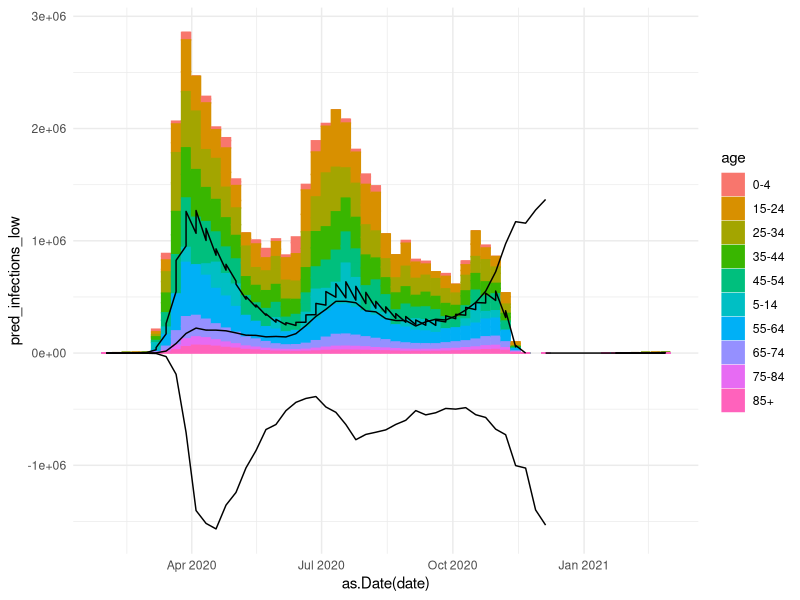
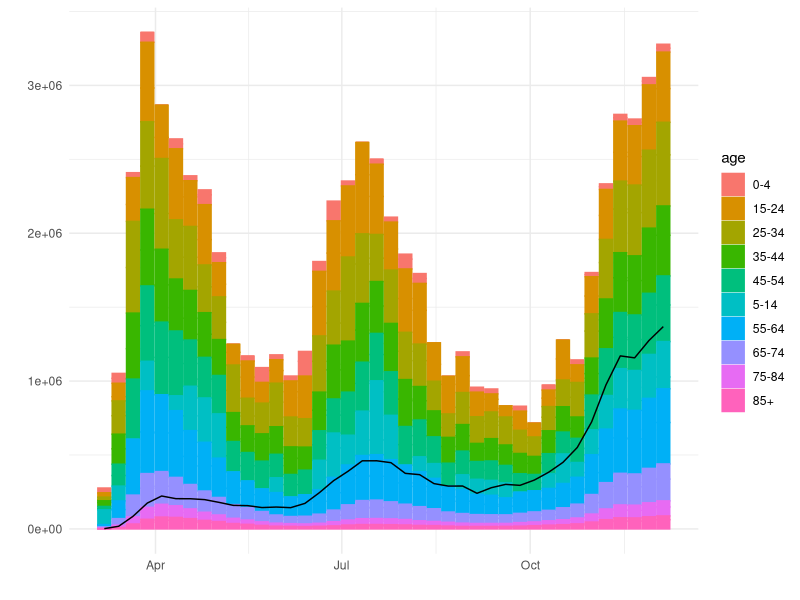

Reproduce these figures in R, in order. (Note: this script raises an error after producing the figures.)
# Daily Chart: 
# Replication code

# Note:
# IFR = Infection Fatality Ratio

# Load packages
library(readr)
library(ggplot2)
library(lubridate)

# Load data from CDC
cdc <- read_csv("Provisional_COVID-19_Death_Counts_by_Sex__Age__and_Week.csv")

# Reformatting for convenience
cdc$age <- unlist(lapply(cdc$`Age Group`, FUN = function(x) unlist(strsplit(x, " "))[1] ))
cdc$age[cdc$age == "All"] <- "total"
cdc$sex <- ifelse(cdc$Sex == "Female", "f", "m") 
cdc$deaths <- cdc$`COVID-19 Deaths`
cdc$date <- as.Date(cdc$`End Week`, format = "%m/%d/%Y")
cdc$week <- week(cdc$date)
cdc$age[cdc$age == "85"] <- "85+"

# We consider men and women separately as they have different IFRs, and therefore exclude the combined category
cdc <- cdc[cdc$Sex != "All Sex", ]

# We combine deaths in the under 1 category and the 1-4 category because no source provides an IFR for them disaggregated
cdc$age[cdc$age == "Under"] <- "0-4" 
cdc$age[cdc$age == "1-4"] <- "0-4"
cdc$deaths <- ave(cdc$deaths, interaction(cdc$age, cdc$week, cdc$sex), FUN = function(x) sum(x))

# We then take the subset of relevant columns, removing the duplicate 0-4 categories:
cdc <- cdc[!duplicated(interaction(cdc$week, cdc$age, cdc$sex)), c("age", "sex", "week", "date", "deaths")]

# And add placeholder categories for the last weeks of the year:
for(i in 1:10){
temp <- cdc[cdc$week == max(cdc$week), ]
temp$date <- temp$date + 7*i
temp$week <- week(temp$date)
temp$deaths <- 0
cdc <- rbind(cdc, temp)
}


# Load IFR:
load.nature <- T

if(load.nature){
  
  # Load IFR Nature:
  ifr <- read.csv("ifr_by_age_nature.csv")
  ifr$age <- ifr[, 1]
  ifr$ifr_raw <- ifr$ifr
  ifr$ifr <- as.numeric(unlist(lapply(ifr$ifr_raw, FUN = function(x) 
    unlist(strsplit(x, " "))[1])))
  ifr$ifr_low <- as.numeric(unlist(lapply(ifr$ifr_raw, FUN = function(x){
    x <- gsub("\\(", "-", x)
    x <- gsub("\\)", "", x)
    unlist(strsplit(x, "-"))[2]})))
  ifr$ifr_high <- as.numeric(unlist(lapply(ifr$ifr_raw, FUN = function(x){
    x <- gsub("\\(", "-", x)
    x <- gsub("\\)", "", x)
    unlist(strsplit(x, "-"))[3]})))
  ifr <- ifr[, c("age", "sex", "ifr_raw", "ifr", "ifr_low", "ifr_high", "source")]
  head(ifr[, 1:6])
  
  
  # Make categories match and merge with CI:
  cdc$ifr <- NA
  
  ifr$ifr_point <- ifr$ifr
  
  for(p in c("estimate", "low", "high")){
    if(p == "estimate"){
      ifr$ifr <- ifr$ifr_point
    }
    if(p == "low"){ 
      ifr$ifr <- ifr$ifr_low
    }
    if(p == "high"){
      ifr$ifr <- ifr$ifr_high
    }

    for(i in c("m", "f")){
      cdc$ifr[cdc$age == "total" & cdc$sex == i] <- 0.731307345072339 # from age distribution * ifr by age 
      cdc$ifr[cdc$age == "0-4" & cdc$sex == i] <- max(c(mean(c(ifr$ifr[ifr$sex == i & ifr$age %in% c("0-4")])), 0.001))
      cdc$ifr[cdc$age == "5-14" & cdc$sex == i] <- max(c(mean(c(ifr$ifr[ifr$sex == i & ifr$age %in% c("5-9", "10-14")])), 0.001))
      cdc$ifr[cdc$age == "15-24" & cdc$sex == i] <- mean(c(ifr$ifr[ifr$sex == i & ifr$age %in% c("15-19", "20-24")]))
      cdc$ifr[cdc$age == "25-34" & cdc$sex == i] <- mean(c(ifr$ifr[ifr$sex == i & ifr$age %in% c("25-29", "30-34")]))
      cdc$ifr[cdc$age == "35-44" & cdc$sex == i] <- mean(c(ifr$ifr[ifr$sex == i & ifr$age %in% c("35-39", "40-44")]))
      cdc$ifr[cdc$age == "45-54" & cdc$sex == i] <- mean(c(ifr$ifr[ifr$sex == i & ifr$age %in% c("45-49", "50-54")]))
      cdc$ifr[cdc$age == "55-64" & cdc$sex == i] <- mean(c(ifr$ifr[ifr$sex == i & ifr$age %in% c("55-59", "60-64")]))
      cdc$ifr[cdc$age == "65-74" & cdc$sex == i] <- mean(c(ifr$ifr[ifr$sex == i & ifr$age %in% c("65-49", "70-74")]))
      cdc$ifr[cdc$age == "75-84" & cdc$sex == i] <- mean(c(ifr$ifr[ifr$sex == i & ifr$age %in% c("75-79", "80")]), weights = c(2, 1))
      cdc$ifr[cdc$age == "85+" & cdc$sex == i] <- mean(c(ifr$ifr[ifr$sex == i & ifr$age %in% c("80")]))
    }
    cdc[, paste0("ifr_", p)] <- cdc$ifr
}

  cdc$ifr <- cdc$ifr_estimate
  cdc$sero_estimate <- cdc$deaths*(100/cdc$ifr_estimate)
  cdc$sero_estimate_low <- cdc$deaths*(100/cdc$ifr_high) # opposite necessary here
  cdc$sero_estimate_high <- cdc$deaths*(100/cdc$ifr_low) # opposite necessary here
  cdc$date <- as.Date(cdc$date)

}  
  
# Get official US cases / deaths:
# # Load cases and deaths
# dat <- read.csv("C:/Users/sondr/git-projects/corona/output-data/dat.ts.csv")
# dat <- dat[!is.na(dat$date) & !is.na(dat$iso2c) & dat$date <= "2020-12-06", ]
# dat <- dat[dat$iso2c == "US", ]
# 
# write.csv(dat[, c("country.name", "date", "confirmed", "deaths", "new_deaths", "new_cases", "new_cases_7dma", "new_deaths_7dma", "pop.2020")], "official_cases.csv")

dat <- read.csv("official_cases.csv")
dat$date <- as.Date(dat$date)

dat$week <- week(dat$date - 3) # to match CDC reporting weeks

weekly_sum <- function(x){
  x <- na.omit(x)
  if(length(x) == 7){
    return(sum(x))
  } else {
    print(x)
    return(7*sum(x)/length(x))
  }
}
end_of_week <- function(x){
  rev(na.omit(x))[1]*7
}

# We then make and rename a few variables for convenience
dat$new_cases_reported <- ave(dat$new_cases, dat$week, FUN = weekly_sum)
dat$new_deaths_reported <- ave(dat$new_deaths, dat$week, FUN = weekly_sum)

dat$new_cases_reported_7dma <- ave(dat$new_cases_7dma, dat$week, FUN = end_of_week)
dat$new_deaths_reported_7dma <- ave(dat$new_deaths_7dma, dat$week, FUN = end_of_week)

dat$total_deaths <- dat$deaths
dat$total_cases <- dat$confirmed
dat <- rev(dat)

# Merging official and estimated cases
df <- merge(cdc, dat[!duplicated(dat$week), c("country.name", "total_cases", "total_deaths", "new_deaths_reported", "new_cases_reported", "new_deaths_reported_7dma", "new_cases_reported_7dma", "pop.2020", "week")], by = "week", all.y= T)

# Shift to account for lag between infections and death:
# Time lag from cases to death:
# Source: https://www.cdc.gov/coronavirus/2019-ncov/hcp/planning-scenarios.html
death_interval <- 14
pred <- cdc
pred$date <- pred$date - death_interval
pred$week <- pred$week - 2
pred$pred_infections <- pred$sero_estimate
pred$pred_infections_low <- pred$sero_estimate_low
pred$pred_infections_high <- pred$sero_estimate_high

df <- merge(df, pred[, c("week", "age", "sex", 
                         "pred_infections", "pred_infections_low", 
                         "pred_infections_high")], all.x=T)

# Plot 1, no correction for missing data for recent weeks:
ggplot(df[df$age != "total", ], aes(x=as.Date(date), y=pred_infections_low))+
  geom_col(aes(fill = age, col = age, x=as.Date(date)))+
  geom_line(aes(y=new_cases_reported_7dma))+
  geom_line(aes(y=-100*new_deaths_reported_7dma, x = as.Date(date)))+
  geom_line(data = df[df$age == "total", ])+
  theme_minimal()

# We next augment the model by extending data for recent week based on reported cases
for(t in c("pred_infections", "pred_infections_low", "pred_infections_high")){
  df$temp <- df[, t]
  
  df$pred_infections_total_in_week <- NA
  df$pred_infections_total_in_week[df$age != "total"] <- with(df[df$age != "total", ], ave(temp, week, FUN = sum))
  df$pred_infections_total_in_week <- ave(df$pred_infections_total_in_week, df$week, FUN = function(x) mean(x, na.rm = T))
  
  multiplier_in_nov <- with(df[df$age == "total" &
                                 df$week %in% 40:43, ], 
                            sum(pred_infections_total_in_week)/sum(new_cases_reported_7dma))
  
  # Last week of good data == week 45, means our preds end at 43:
  for(j in 44:52){
    total_pred_cases_target <- mean(multiplier_in_nov*df$new_cases_reported_7dma[df$week == j])
    
    for(i in interaction(df$age, df$sex)){
      df$temp[as.character(interaction(df$age, df$sex)) == i 
                         & df$week == j] <- 
        mean(df$temp[df$week %in% 40:43 &
                                  interaction(df$age, df$sex) == i])
    }
    
    pred_cases <- sum(df$temp[df$week == j & df$age != "total"])
    multiplier <- total_pred_cases_target/pred_cases
    
    df$temp[df$week == j & 
                         df$age != "total"] <- df$temp[df$week == j & 
                                                                    df$age != "total"]*multiplier
  }
  
  df[, t] <- df$temp
  }

# Recalculate totals post-extrapolation
df$pred_infections_total_in_week <- NA
df$pred_infections_total_in_week[df$age != "total"] <- with(df[df$age != "total", ], ave(pred_infections, week, FUN = sum))
df$pred_infections_total_in_week <- ave(df$pred_infections_total_in_week, df$week, FUN = function(x) mean(x, na.rm = T))

df$pred_infections_total_in_week_low <- NA
df$pred_infections_total_in_week_low[df$age != "total"] <- with(df[df$age != "total", ], ave(pred_infections_low, week, FUN = sum))
df$pred_infections_total_in_week_low <- ave(df$pred_infections_total_in_week_low, df$week, FUN = function(x) mean(x, na.rm = T))

df$pred_infections_total_in_week_high <- NA
df$pred_infections_total_in_week_high[df$age != "total"] <- with(df[df$age != "total", ], ave(pred_infections_high, week, FUN = sum))
df$pred_infections_total_in_week_high <- ave(df$pred_infections_total_in_week_high, df$week, FUN = function(x) mean(x, na.rm = T))

df <- df[df$week >=10, ]

# Plot 2:
# Shows infections with age in color
ggplot(df[df$age != "total", ], aes(x=as.Date(date), y=pred_infections))+
  geom_col(aes(fill = age, col = age, x=as.Date(date)))+
  geom_line(aes(y=new_cases_reported_7dma))+
  theme_minimal()+xlab("")+ylab("")

# Get cumulative infection rates:
df <- df[order(df$date), ]
df$pred_infections_total <- ave(df$pred_infections, interaction(df$age, df$sex), FUN= function(x) cumsum(x))

# Plot 3: (Panel A)
write.csv(df, "us_covid_model.csv")
df <- read.csv("us_covid_model.csv")
df$date <- as.Date(df$date)

ggplot(df[!duplicated(df$week), ], aes(x=as.Date(date)))+
  geom_area(aes(y=pred_infections_total_in_week, fill = "estimated"))+
  geom_line(aes(y=pred_infections_total_in_week_low), col = "black")+
  geom_line(aes(y=pred_infections_total_in_week_high), col = "black")+
  geom_area(aes(y=new_cases_reported_7dma, fill = "reported"))+
  theme_minimal()+xlab("")+ylab("")+scale_y_continuous(labels = scales::comma)+theme(legend.position = "bottom", legend.title = element_blank())+ggtitle("America's Pandemic\nWeekly totals\n(blue) Reported covid-19 cases, \n(red) Estimated Infections based on The Economist's seropositivity model \n(with 95% confidence interval)")
ggsave("panel_a.png", width = 10, height = 10)

# Plot 4: (Panel B)

ggplot(df[df$age != "total", ], aes(x=date, fill=age, group=age))+
  geom_col(aes(y=100*pred_infections_total/(1000*df$pop.2020[1])))+ylab("%")+theme_minimal()+ggtitle("Estimated cumulative cases by age group, weekly totals")
ggsave("panel_b.png", width = 10, height = 10)


# Numbers in text:
# Estimated infections: Point, High, Low
sum(df$pred_infections[df$age != "total"])
sum(df$pred_infections_high[df$age != "total"])
sum(df$pred_infections_low[df$age != "total"])

# Infections per reported case in March:
sum(df$pred_infections[df$age != "total" & df$date < as.Date("2020-04-01") & df$date >= as.Date("2020-03-01")])/sum(df$new_cases_reported_7dma[df$age == "total" & df$date < as.Date("2020-04-01") & df$date >= as.Date("2020-03-01")])

# Infections per reported case in July:
sum(df$pred_infections[df$age != "total" & df$date < as.Date("2020-08-01") & df$date >= as.Date("2020-07-01")])/sum(df$new_cases_reported_7dma[df$age == "total" & df$date < as.Date("2020-08-01") & df$date >= as.Date("2020-07-01")])

# Infections per reported case in most recent week:
sum(df$pred_infections[df$age != "total" & df$week == max(df$week)])/df$new_cases_reported_7dma[df$age == "total" & df$week == max(df$week)][1]

# Number of deaths at the end of august vs total:
max(df$total_deaths[df$date <= "2020-08-01"])/max(df$total_deaths[df$date >= "2020-08-01"])

